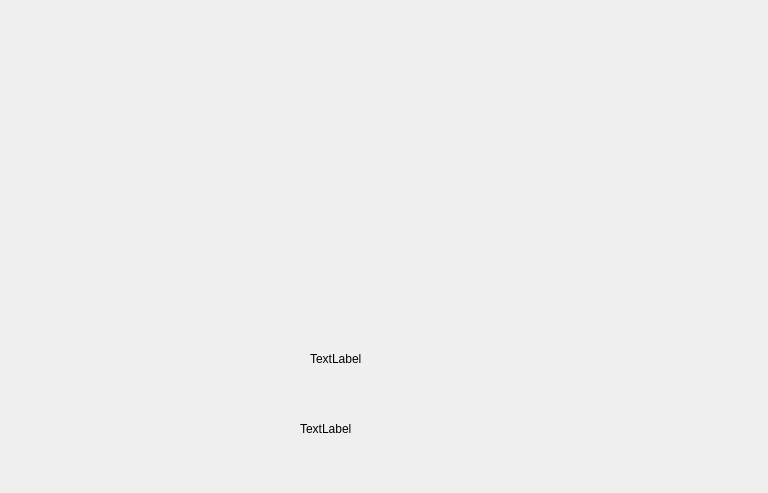
<?xml version="1.0" encoding="UTF-8"?>
<ui version="4.0">
 <class>E04</class>
 <widget class="QDialog" name="E04">
  <property name="geometry">
   <rect>
    <x>0</x>
    <y>0</y>
    <width>768</width>
    <height>493</height>
   </rect>
  </property>
  <property name="windowTitle">
   <string>Dialog</string>
  </property>
  <widget class="QLabel" name="Home_E04_lbError">
   <property name="geometry">
    <rect>
     <x>310</x>
     <y>350</y>
     <width>67</width>
     <height>17</height>
    </rect>
   </property>
   <property name="text">
    <string>TextLabel</string>
   </property>
  </widget>
  <widget class="QLabel" name="Home_E04_lbMessage">
   <property name="geometry">
    <rect>
     <x>300</x>
     <y>420</y>
     <width>67</width>
     <height>17</height>
    </rect>
   </property>
   <property name="text">
    <string>TextLabel</string>
   </property>
  </widget>
 </widget>
 <resources/>
 <connections/>
</ui>
